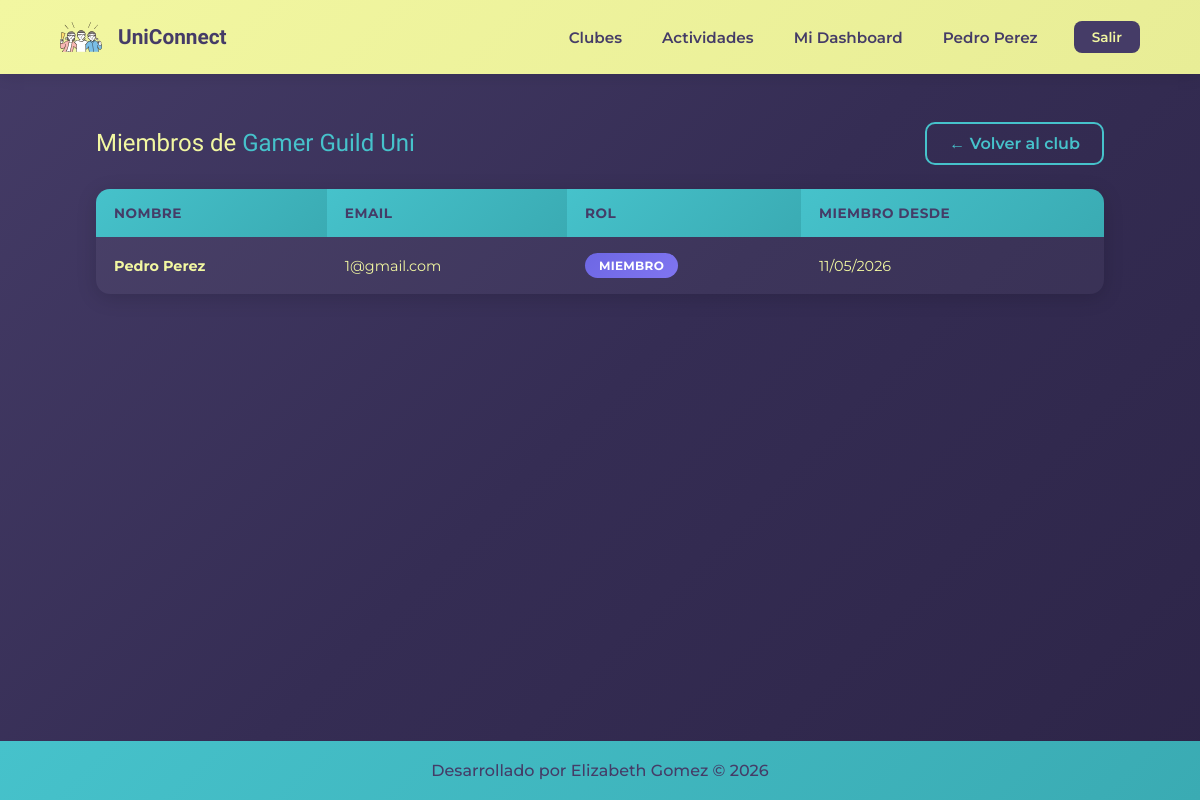
Page /miembros_club.php?id=3 (signed in) on the committed database.
### tables this page shows
CREATE TABLE `clubes` (
  `id_club` int(11) NOT NULL,
  `nombre_club` varchar(100) NOT NULL,
  `descripcion` text DEFAULT NULL,
  `categoria` varchar(50) DEFAULT NULL
);

CREATE TABLE `miembros_club` (
  `id_miembro` int(11) NOT NULL,
  `id_usuario` int(11) NOT NULL,
  `id_club` int(11) NOT NULL,
  `fecha_union` datetime DEFAULT current_timestamp(),
  `rol` varchar(30) DEFAULT 'miembro'
);

CREATE TABLE `usuarios` (
  `id_usuario` int(11) NOT NULL,
  `nombre` varchar(100) NOT NULL,
  `email` varchar(150) NOT NULL,
  `password_hash` varchar(255) NOT NULL,
  `fecha_registro` datetime DEFAULT current_timestamp()
);

### miembros_club.php (the view, shortened to what this page needs)
<?php
$conexionbd = conectar_bd();
$id_club = filter_input(INPUT_GET, 'id', FILTER_VALIDATE_INT);
$stmt = mysqli_prepare($conexionbd, "SELECT * FROM clubes WHERE id_club = ?");
mysqli_stmt_bind_param($stmt, "i", $id_club);
mysqli_stmt_execute($stmt);
$res = mysqli_stmt_get_result($stmt);
$club = mysqli_fetch_assoc($res);
$stmt_m = mysqli_prepare($conexionbd,
    "SELECT u.nombre, u.email, mc.fecha_union, mc.rol
     FROM miembros_club mc
     INNER JOIN usuarios u ON mc.id_usuario = u.id_usuario
     WHERE mc.id_club = ?
     ORDER BY mc.fecha_union ASC");
mysqli_stmt_bind_param($stmt_m, "i", $id_club);
mysqli_stmt_execute($stmt_m);
$res_m = mysqli_stmt_get_result($stmt_m);
?>
<!DOCTYPE html>
<html lang="es-mx">
<head>
    <link rel="stylesheet" href="./styles/style.css">
    <link rel="stylesheet" href="./styles/style_lista.css">
</head>
<body>
    <?php include("includes/header_privado.php"); ?>
    <main class="lista_contenedor">
        <div style="display: flex; justify-content: space-between; align-items: center; flex-wrap: wrap; gap: 15px;">
            <h2 class="presentacion_contenido_titulo" style="font-size: 1.5rem;">
                Miembros de <span class="titulo-resaltar"><?php echo htmlspecialchars($club['nombre_club']); ?></span>
            </h2>
            <a href="detalle_club.php?id=<?php echo $id_club; ?>" class="boton_secundario" id="btn-volver-club">← Volver al club</a>
        </div>
        <table class="tabla_actividades">
            <thead>
                <tr>
                    <th>Nombre</th>
                    <th>Email</th>
                    <th>Rol</th>
                    <th>Miembro desde</th>
                </tr>
            </thead>
            <tbody>
                <?php if (mysqli_num_rows($res_m) > 0): ?>
                    <?php while($miembro = mysqli_fetch_assoc($res_m)): ?>
                    <tr>
                        <td><strong><?php echo htmlspecialchars($miembro['nombre']); ?></strong></td>
                        <td><?php echo htmlspecialchars($miembro['email']); ?></td>
                        <td><span class="badge_tipo"><?php echo htmlspecialchars($miembro['rol']); ?></span></td>
                        <td><?php echo date('d/m/Y', strtotime($miembro['fecha_union'])); ?></td>
                    </tr>
                    <?php endwhile; ?>
                <?php else: ?>
                    <tr>
                        <td colspan="4" style="text-align: center; padding: 40px;">Este club aún no tiene miembros. ¡Sé el primero!</td>
                    </tr>
                <?php endif; ?>
            </tbody>
        </table>
    </main>
    <?php include("includes/footer.php"); ?>
</body>
</html>

### styles/style.css (style rules this page uses)
:root { --color-primario:#453C67; --color-secundario:#F2F7A1; --color-terciario:#46C2CB; --color-cuaternario:#6D67E4; --fuente-montserrat:"Montserrat", sans-serif; --fuente-krona:"Krona One", sans-serif; --sombra-suave: 0 4px 20px rgba(0, 0, 0, 0.15); --sombra-elevada: 0 8px 32px rgba(0, 0, 0, 0.25); --gradiente-fondo: linear-gradient(135deg, #453C67 0%, #352d54 50%, #2d2548 100%); --transicion: 0.3s cubic-bezier(0.4, 0, 0.2, 1); }
* { padding:0; margin: 0; box-sizing: border-box; }
body { background: var(--gradiente-fondo); color: var(--color-secundario); display: flex; flex-direction: column; min-height: 100vh; font-family: var(--fuente-montserrat); }
main { flex: 1; }
.presentacion_contenido_titulo { font-size: 2.25rem; font-family: var(--fuente-krona); font-weight: 400; line-height: 1.3; }
.titulo-resaltar { color:var(--color-terciario); position: relative; }
.boton_secundario { background-color: transparent; border: 2px solid var(--color-terciario); color: var(--color-terciario); padding: 10px 22px; border-radius: 10px; font-size: 1rem; font-family: var(--fuente-montserrat); font-weight: 600; cursor: pointer; text-decoration: none; display: inline-block; transition: var(--transicion); text-align: center; }
@media (max-width:1200px) { .presentacion_contenido_titulo { font-size: 1.8rem; } }

### styles/style_lista.css (style rules this page uses)
.lista_contenedor { padding: 4% 8%; display: flex; flex-direction: column; gap: 24px; min-height: 70vh; }
.tabla_actividades { width: 100%; border-collapse: separate; border-spacing: 0; background-color: rgba(255, 255, 255, 0.04); border-radius: 14px; overflow: hidden; font-family: var(--fuente-montserrat); box-shadow: var(--sombra-suave); }
.tabla_actividades th { background: linear-gradient(135deg, var(--color-terciario), #3aabb3); color: var(--color-primario); padding: 16px 18px; text-align: left; font-family: var(--fuente-montserrat); font-size: 0.85rem; font-weight: 700; text-transform: uppercase; letter-spacing: 0.5px; }
.tabla_actividades td { padding: 16px 18px; border-bottom: 1px solid rgba(242, 247, 161, 0.1); color: var(--color-secundario); font-size: 0.9rem; }
.tabla_actividades tr { transition: var(--transicion); }
.tabla_actividades tbody tr:last-child td { border-bottom: none; }
.badge_tipo { background: linear-gradient(135deg, var(--color-cuaternario), #8075f0); color: white; padding: 5px 14px; border-radius: 20px; font-size: 0.75rem; font-weight: 700; display: inline-block; text-transform: uppercase; letter-spacing: 0.3px; }

### rows in the picture
clubes: nombre_club "Gamer Guild Uni"
miembros_club: id_usuario.nombre "Pedro Perez", id_usuario.email "1@gmail.com", rol "MIEMBRO", fecha_union "11/05/2026"

### other values in the picture
$_SESSION['nombre'] "Pedro Perez"
